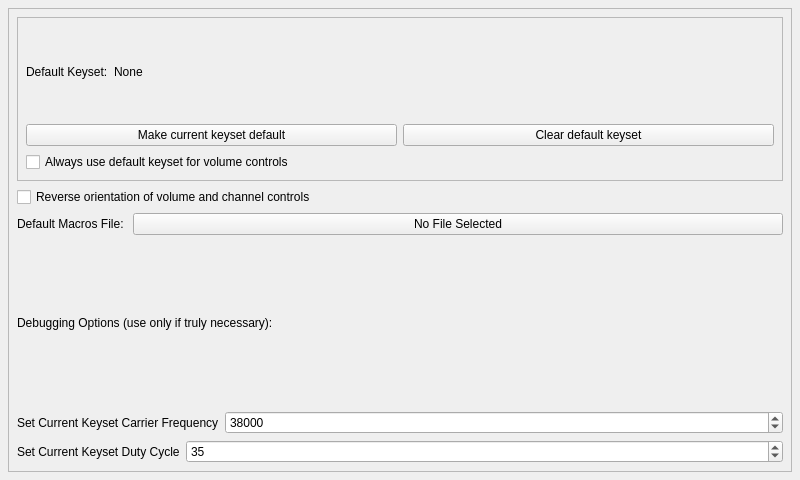
<?xml version="1.0" encoding="UTF-8"?>
<ui version="4.0">
 <class>PIRPreferencesForm</class>
 <widget class="QWidget" name="PIRPreferencesForm">
  <property name="geometry">
   <rect>
    <x>0</x>
    <y>0</y>
    <width>800</width>
    <height>480</height>
   </rect>
  </property>
  <property name="windowTitle">
   <string>Pierogi Preferences</string>
  </property>
  <layout class="QGridLayout" name="gridLayout">
   <property name="margin">
    <number>8</number>
   </property>
   <item row="0" column="0">
    <widget class="QScrollArea" name="scrollArea">
     <property name="widgetResizable">
      <bool>true</bool>
     </property>
     <widget class="QWidget" name="scrollAreaWidgetContents">
      <property name="geometry">
       <rect>
        <x>0</x>
        <y>0</y>
        <width>782</width>
        <height>462</height>
       </rect>
      </property>
      <layout class="QVBoxLayout" name="verticalLayout">
       <property name="margin">
        <number>8</number>
       </property>
       <item>
        <widget class="QFrame" name="frame">
         <property name="frameShape">
          <enum>QFrame::StyledPanel</enum>
         </property>
         <property name="frameShadow">
          <enum>QFrame::Raised</enum>
         </property>
         <layout class="QGridLayout" name="gridLayout_2">
          <property name="margin">
           <number>8</number>
          </property>
          <item row="0" column="0" colspan="2">
           <layout class="QHBoxLayout" name="horizontalLayout">
            <property name="sizeConstraint">
             <enum>QLayout::SetDefaultConstraint</enum>
            </property>
            <item>
             <widget class="QLabel" name="defaultKeysetLabel">
              <property name="sizePolicy">
               <sizepolicy hsizetype="Minimum" vsizetype="Minimum">
                <horstretch>0</horstretch>
                <verstretch>0</verstretch>
               </sizepolicy>
              </property>
              <property name="text">
               <string>Default Keyset:</string>
              </property>
             </widget>
            </item>
            <item>
             <widget class="QLabel" name="defaultKeysetNameLabel">
              <property name="sizePolicy">
               <sizepolicy hsizetype="Expanding" vsizetype="Minimum">
                <horstretch>0</horstretch>
                <verstretch>0</verstretch>
               </sizepolicy>
              </property>
              <property name="text">
               <string>None</string>
              </property>
             </widget>
            </item>
           </layout>
          </item>
          <item row="1" column="0">
           <widget class="QPushButton" name="setDefaultButton">
            <property name="text">
             <string>Make current keyset default</string>
            </property>
           </widget>
          </item>
          <item row="1" column="1">
           <widget class="QPushButton" name="clearDefaultButton">
            <property name="text">
             <string>Clear default keyset</string>
            </property>
           </widget>
          </item>
          <item row="2" column="0" colspan="2">
           <widget class="QCheckBox" name="useDefaultCheckBox">
            <property name="enabled">
             <bool>true</bool>
            </property>
            <property name="text">
             <string>Always use default keyset for volume controls</string>
            </property>
           </widget>
          </item>
         </layout>
        </widget>
       </item>
       <item>
        <widget class="QCheckBox" name="altMainCheckBox">
         <property name="text">
          <string>Reverse orientation of volume and channel controls</string>
         </property>
        </widget>
       </item>
       <item>
        <layout class="QHBoxLayout" name="horizontalLayout_2">
         <item>
          <widget class="QLabel" name="macroFileLabel">
           <property name="sizePolicy">
            <sizepolicy hsizetype="Fixed" vsizetype="Preferred">
             <horstretch>0</horstretch>
             <verstretch>0</verstretch>
            </sizepolicy>
           </property>
           <property name="text">
            <string>Default Macros File: </string>
           </property>
          </widget>
         </item>
         <item>
          <widget class="QPushButton" name="macroFilenameButton">
           <property name="text">
            <string>No File Selected</string>
           </property>
          </widget>
         </item>
        </layout>
       </item>
       <item>
        <widget class="QLabel" name="advancedLabel">
         <property name="text">
          <string>Debugging Options (use only if truly necessary):</string>
         </property>
        </widget>
       </item>
       <item>
        <layout class="QHBoxLayout" name="horizontalLayout_4">
         <item>
          <widget class="QLabel" name="carrierFrequencyLabel">
           <property name="sizePolicy">
            <sizepolicy hsizetype="Fixed" vsizetype="Preferred">
             <horstretch>0</horstretch>
             <verstretch>0</verstretch>
            </sizepolicy>
           </property>
           <property name="text">
            <string>Set Current Keyset Carrier Frequency</string>
           </property>
          </widget>
         </item>
         <item>
          <widget class="QSpinBox" name="carrierFrequencySpinBox">
           <property name="minimum">
            <number>30000</number>
           </property>
           <property name="maximum">
            <number>60000</number>
           </property>
           <property name="singleStep">
            <number>100</number>
           </property>
           <property name="value">
            <number>38000</number>
           </property>
          </widget>
         </item>
        </layout>
       </item>
       <item>
        <layout class="QHBoxLayout" name="horizontalLayout_5">
         <item>
          <widget class="QLabel" name="dutyCycleLabel">
           <property name="sizePolicy">
            <sizepolicy hsizetype="Fixed" vsizetype="Preferred">
             <horstretch>0</horstretch>
             <verstretch>0</verstretch>
            </sizepolicy>
           </property>
           <property name="text">
            <string>Set Current Keyset Duty Cycle</string>
           </property>
          </widget>
         </item>
         <item>
          <widget class="QSpinBox" name="dutyCycleSpinBox">
           <property name="minimum">
            <number>5</number>
           </property>
           <property name="maximum">
            <number>95</number>
           </property>
           <property name="singleStep">
            <number>5</number>
           </property>
           <property name="value">
            <number>35</number>
           </property>
          </widget>
         </item>
        </layout>
       </item>
      </layout>
     </widget>
    </widget>
   </item>
  </layout>
 </widget>
 <resources/>
 <connections/>
 <slots>
  <signal>defaultKeysetChanged(QString)</signal>
 </slots>
</ui>
